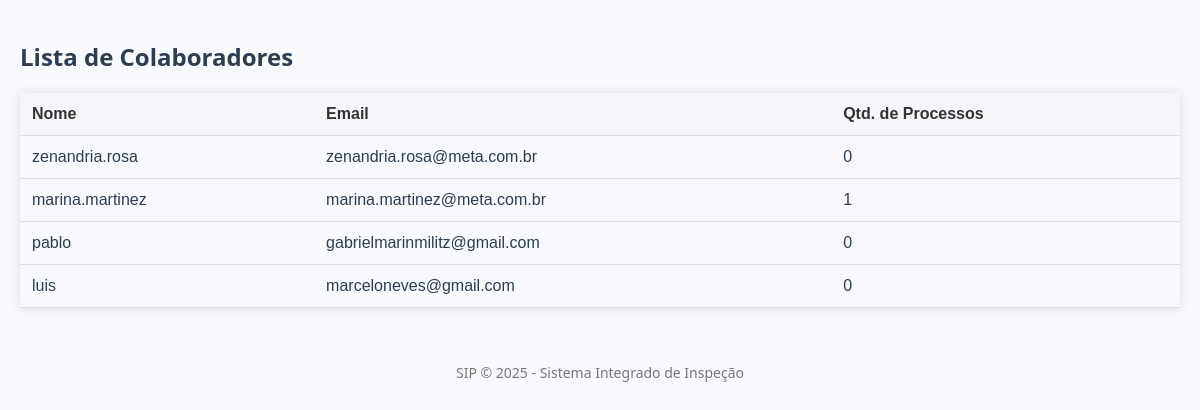
Screenshot of /colaboradores with the database file from the repository.
### app/models.py (models this page shows)
class Colaborador(db.Model):
    id = db.Column(db.Integer, primary_key=True)
    nome = db.Column(db.String(100), nullable=False)
    email = db.Column(db.String(120), nullable=False, unique=True)
    processos = db.relationship('Processo', backref='colaborador', lazy=True)

### app/routes.py (the view)
@app.route('/colaboradores')
def listar_colaboradores():
    colaboradores = Colaborador.query.all()
    dados_colaboradores = []
    for colaborador in colaboradores:
        total_processos = Processo.query.filter_by(colaborador_id=colaborador.id).count()
        dados_colaboradores.append({
            'id': colaborador.id,
            'nome': colaborador.nome,
            'email': colaborador.email,
            'total_processos': total_processos
        })
    return render_template('colaboradores.html', colaboradores=dados_colaboradores)

### app/templates/colaboradores.html
{% extends 'base.html' %}
{% block content %}
<link rel="stylesheet" href="{{ url_for('static', filename='css/colaboradores_estilo.css') }}">
<h2>Lista de Colaboradores</h2>
<table>
    <tr>
        <th>Nome</th>
        <th>Email</th>
        <th>Qtd. de Processos</th>
    </tr>
    {% for c in colaboradores %}
    <tr>
        <td>{{ c.nome }}</td>
        <td>{{ c.email }}</td>
        <td>{{ c.total_processos }}</td>
    </tr>
    {% endfor %}
</table>
{% endblock %}

### app/static/css/base_estilo.css (style rules this page uses)
* { margin: 0; padding: 0; box-sizing: border-box; }
body { font-family: 'Segoe UI', Tahoma, Geneva, Verdana, sans-serif; background-color: #f8f9fc; color: #2c3e50; }

### app/static/css/colaboradores_estilo.css (style rules this page uses)
h2 { color: #2c3e50; margin-top: 30px; }
table { width: 100%; border-collapse: collapse; font-family: sans-serif; margin-top: 20px; box-shadow: 0 0 10px rgba(0, 0, 0, 0.1); }
th, td { padding: 12px; text-align: left; border-bottom: 1px solid #ddd; }
th { background-color: #f4f6f9; color: #333; }

### rows the page displays
Colaborador: nome "zenandria.rosa", email "zenandria.rosa@meta.com.br", total_processos "0"
Colaborador: nome "marina.martinez", email "marina.martinez@meta.com.br", total_processos "1"
Colaborador: nome "pablo", email "gabrielmarinmilitz@gmail.com", total_processos "0"
Colaborador: nome "luis", email "marceloneves@gmail.com", total_processos "0"

### other values shown
{{ current_year or '2025' }} "2025"
